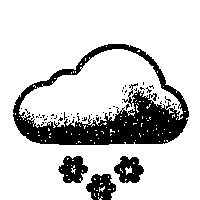
#> input picture assets/weather/snow.png, 200 x 200 px, given in place of snow.png.png, which was not available
$ python -i __init__.py   (imports and definitions only)
#> lines starting #> are read from the running program, lines starting #| are printed output that depends on the picture; after the words box and inside, x2 and y2 are one past the last pixel; in counts of white or black regions, pixels touching at a corner belong together; pictures that were not available may be replaced by others from this repository, and a replacement may not be noted
import os
import sys

import cv2
import numpy as np
from PIL import Image
from scipy.ndimage import gaussian_filter, gaussian_filter1d

rng = np.random.default_rng(seed=1337)


# [13 lines left out: function random_dither, not called in this run]


def voronoi_labels(shape, p_gen):
    points = (255 * (rng.random(shape, dtype=float) > p_gen)).astype(np.uint8)
    _, labels = cv2.distanceTransformWithLabels(
        points, cv2.DIST_L2, 5, labelType=cv2.DIST_LABEL_PIXEL
    )
    return labels


def voronoi_dither(gray, p_gen=0.5):
    gray = np.asarray(gray, dtype=float)
    labels = voronoi_labels(gray.shape, p_gen)
    n = np.max(labels) + 1
    flat = labels.ravel()
    shade = np.bincount(flat, weights=gray.ravel(), minlength=n) / np.maximum(
        np.bincount(flat, minlength=n), 1
    )
    codes = rng.random(n, dtype=float) < shade
    return codes[labels].astype(float)


# [20 lines left out: function floyd_steinberg_dither, not called in this run]


SRC_DIR = "metno-weathericons/weather/png"

# manual freezing variants
FLAKED = {
    "freezing_rain": "rain",
    "freezing_drizzle": "lightrain",
    "icy_fog": "fog",
}


def load_src(img_name):
#> called with img_name = '../../../../assets/weather/snow.png'
    if img_name not in FLAKED:
        return Image.open(f"{SRC_DIR}/{img_name}.png").convert("RGBA")

    img = Image.open(f"{SRC_DIR}/{FLAKED[img_name]}.png").convert("RGBA")
    flake = Image.open(f"{SRC_DIR}/snow.png").convert("RGBA").crop((60, 157, 87, 182))
    flake = flake.resize((54, 50), Image.LANCZOS)
    img.alpha_composite(flake, (15, 22))
    return img


def inkimg(img_name):
    img = load_src(img_name)
    np_gray = np.array(img.convert("L"))
#> np_gray is the input picture: shape (200, 200); 80.9% white; 56 black regions (52 under 20 px), largest, box (x1, y1, x2, y2) and area: (13, 44, 189, 145) 5854, (58, 156, 88, 183) 523, (86, 174, 116, 200) 521, (114, 156, 144, 183) 513
    alpha = np.array(img.convert("RGBA"))[..., 3]
#> alpha: shape (200, 200); every value is 255

    content_mask = (255 * ((alpha > 127) & (np_gray < 250))).astype(np.uint8)
    n_regions, regions = cv2.connectedComponents(content_mask, connectivity=8)
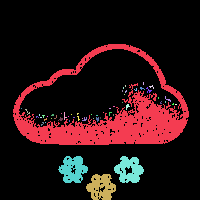
#> regions: shape (200, 200) int32; 57 distinct labels, from 0 to 56; one colour per label, 0 black
#> n_regions = 57

    light_mask = np.zeros(np_gray.shape, dtype=bool)
    for r in range(1, n_regions):
        region = regions == r
        t = cv2.threshold(np_gray[region], 0, 255, cv2.THRESH_OTSU | cv2.THRESH_BINARY)[
            0
        ]
        light_mask |= region & (np_gray > t)
#> this loop made 56 passes
#> pass 1, in inkimg, `region = regions == r`:
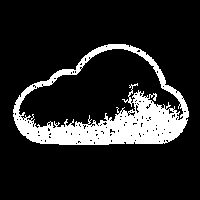
#> region: shape (200, 200) bool; 14.6% white; 1 white region, box (x1, y1, x2, y2) and area: (13, 44, 189, 145) 5854

    output_np = np.ones((img.width, img.height))

    black_accent_mask = 1 - ((content_mask > 0) & ~light_mask)
    output_np *= black_accent_mask

    outside_u8 = (black_accent_mask > 0).astype(np.uint8) * 255
    d = cv2.distanceTransform(outside_u8, cv2.DIST_L2, cv2.DIST_MASK_PRECISE)
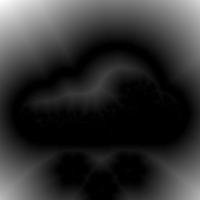
#> d: shape (200, 200) float32; min 0, max 89.69, mean 17.2; drawn with min black and max white

    halo_size = 15.0
    halo_mask = np.clip(d / halo_size, 0.0, 1.0)
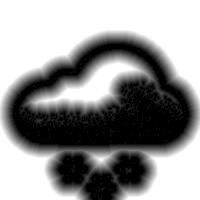
#> halo_mask: shape (200, 200) float32; min 0, max 1, mean 0.582
    halo_mask[(content_mask == 0) | (black_accent_mask == 0)] = 1.0
#> halo_mask: shape (200, 200) float32; every value is 1
    halo_mask **= 0.5

    dither = voronoi_dither(1 - halo_mask)
#> in voronoi_dither, `gray = np.asarray(gray, dtype=float)`: gray: shape (200, 200) float64; every value is 0
    output_np = np.clip((255 * output_np) - dither * (255 * (content_mask > 0)), 0, 255)
#> output_np: shape (200, 200) float64; 80.9% white; 56 black regions (52 under 20 px)

    contours, _ = cv2.findContours(
        content_mask, cv2.RETR_EXTERNAL, cv2.CHAIN_APPROX_NONE
    )
#> contours = 4 contours; box (x1, y1, x2, y2) and area: (13, 44, 189, 145) 12796, (86, 174, 116, 200) 527, (114, 156, 144, 183) 516, (58, 156, 88, 183) 512
    outline = np.full(output_np.shape, 255, np.uint8)
    for c in contours:
        pts = gaussian_filter1d(c[:, 0, :].astype(float), 1.0, axis=0, mode="wrap")
        k = len(pts)

        if k >= 12:
            jitter = gaussian_filter(
                rng.normal(size=(k, 2)), (max(k / 30, 2), 0), mode="wrap"
            )
            pts += jitter / (np.abs(jitter).max() + 1e-9) * 1.0

        cv2.polylines(
            outline,
            [np.round(pts * 16).astype(np.int32)],
            True,
            0,
            3,
            cv2.LINE_AA,
            shift=4,
        )
#> this loop made 4 passes
#> k on passes 1 to 4: 92, 92, 95, 439
    outline_mask = outline < 128
#> outline_mask: shape (200, 200) bool; 10.4% white; 3 white regions, box (x1, y1, x2, y2) and area: (11, 41, 191, 147) 2597, (83, 154, 146, 200) 1007, (57, 154, 91, 185) 541
    output_np[outline_mask] = 0
#> output_np: shape (200, 200) float64; 76.5% white; 55 black regions (52 under 20 px), largest, box (x1, y1, x2, y2) and area: (11, 41, 191, 147) 6940, (83, 154, 146, 200) 1488, (57, 154, 91, 185) 767

    # (mode, p_gen, p_active, thickness, edges_only)
    noise_cfg = [
        ("cells", 0.5, 0.05, 1, False),
        # ("cracks", 0.002, 0.5, 1, True),
    ]
    for mode, p_gen, p_active, thickness, edges_only in noise_cfg:
        labels = voronoi_labels(output_np.shape, p_gen)
        codes = rng.random(np.max(labels) + 1, dtype=float) <= p_active

        if mode == "cells":
            noise_i = codes[labels]
        elif mode == "cracks":
            border = np.zeros(labels.shape, dtype=bool)
            border[:, 1:] |= labels[:, 1:] != labels[:, :-1]
            border[1:, :] |= labels[1:, :] != labels[:-1, :]
            noise_i = border & codes[labels]
            if thickness > 1:
                kernel = np.ones((thickness, thickness), np.uint8)
                noise_i = cv2.dilate(noise_i.astype(np.uint8), kernel) > 0
        else:
            continue

        if edges_only:
            noise_i &= outline_mask
        output_np[noise_i] = 255
#> this loop made 1 pass
#> pass 1, in voronoi_labels (call 2), `points = (255 * (rng.random(shape, dtype=float) > p_gen)).astype(np.ui..`:
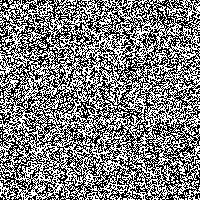
#> points: shape (200, 200); 49.7% white in thin lines or dots
#> pass 1, in voronoi_labels (call 2), `_, labels = cv2.distanceTransformWithLabels( points, cv2.DIST_L2, 5, l..`:
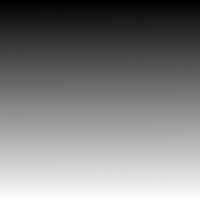
#> labels: shape (200, 200) int32; min 1, max 20136, mean 10032.8; drawn with min black and max white
#> after the loop:
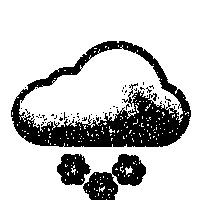
#> output_np: shape (200, 200) float64; 77.6% white; 58 black regions (55 under 20 px), largest, box (x1, y1, x2, y2) and area: (11, 41, 191, 147) 6593, (83, 154, 146, 200) 1429, (57, 154, 91, 185) 729

    output_np = np.clip(output_np, 0, 255).astype(np.uint8)
    Image.fromarray(output_np).save(f"../../assets/weather/{img_name}.png")

    print(
        f"\x1b[38;5;139m\x1b[1mINFO:\x1b[0m wrote to kindle/assets/weather/{img_name}.png"
    )


DEFAULT_FILES = [
    "freezing_rain",
    "lightrain",
    "cloudy",
    "fair_night",
    "icy_fog",
    "rainandthunder",
    "clearsky_night",
    "heavyrain",
    "rain",
    "fog",
    "sleetandthunder",
    "heavysnow",
    "lightsnow",
    "freezing_drizzle",
    "snow",
    "heavysleetandthunder",
]


# [40 lines left out: function main, not called in this run]


# [2 lines not run here, left out]

>>> result = inkimg('../../../../assets/weather/snow.png')
